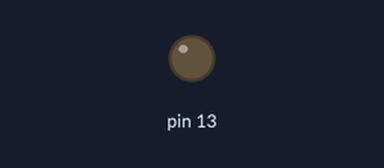
Bench run of a sketch on a simulated Arduino Uno, built with avr-gcc and run on an emulated ATmega328P. On the bench: output pins drawn as LEDs (lit = HIGH).

Above: at 2.5 s.
At 7.5 s:
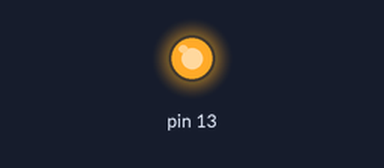
Timing chart, 0 to 13.0 s (numbered marks = the images above):
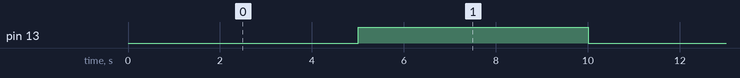

The sketch:

index.ino
```cpp
void setup() {
  pinMode(13, OUTPUT);
}

void loop() {
  digitalWrite(13, LOW);   // many relay modules activate on LOW
  delay(5000);

  digitalWrite(13, HIGH);
  delay(5000);
}
```

Measured:
- by itself, pin 13: alternates HIGH for 5.0 s and LOW for 5.0 s
